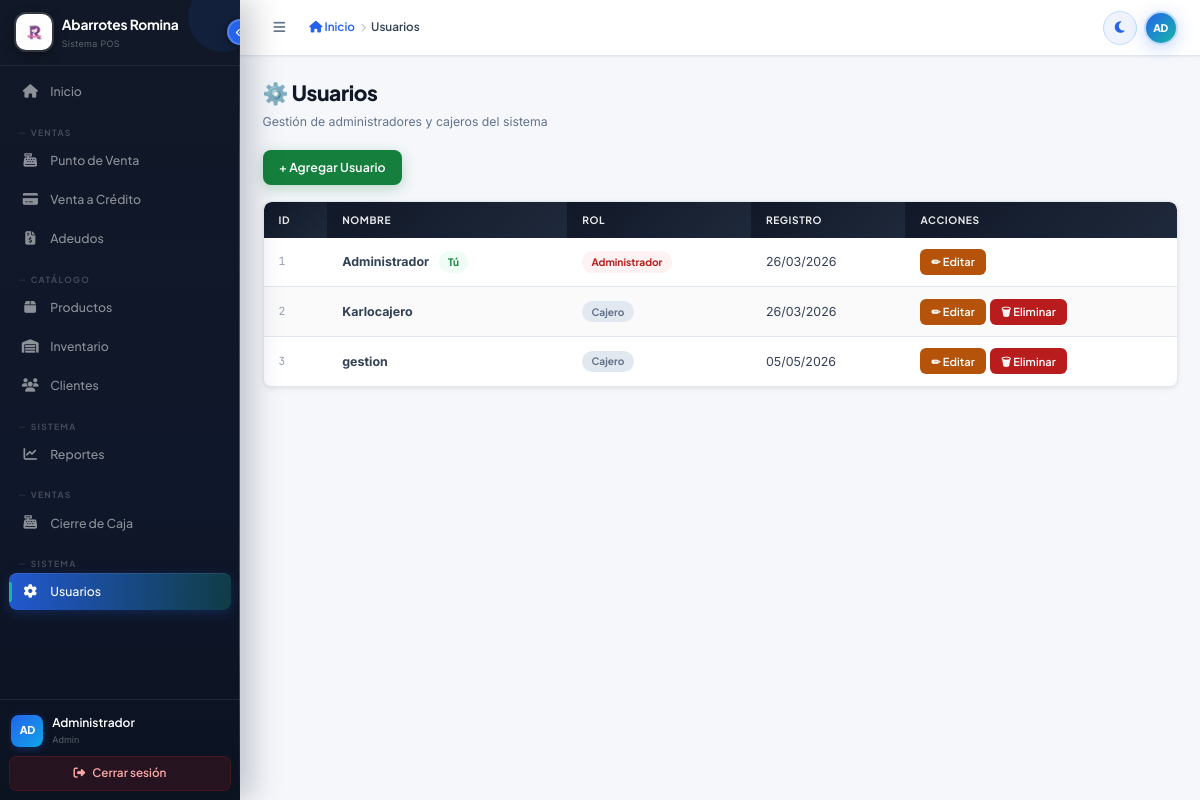
/usuarios/listar.php (signed in), run on the app's committed database.
### tables this page shows
CREATE TABLE `usuarios` (
  `id_usuario` int(11) NOT NULL AUTO_INCREMENT,
  `nombre` varchar(100) NOT NULL,
  `contrasena` varchar(255) NOT NULL,
  `rol` enum('admin','cajero') NOT NULL DEFAULT 'cajero',
  `fecha_creacion` timestamp NOT NULL DEFAULT current_timestamp(),
  PRIMARY KEY (`id_usuario`)
);

### usuarios/listar.php (the view, shortened to what this page needs)
<?php
require_once '../includes/config.php';
$sql="SELECT id_usuario,nombre,rol,fecha_creacion FROM usuarios ORDER BY id_usuario";
$resultado=$conn->query($sql);
?>
<div class="page-head">
  <div class="page-title">⚙️ Usuarios</div>
  <div class="page-subtitle">Gestión de administradores y cajeros del sistema</div>
</div>
<div style="margin-bottom:1.1rem">
  <a href="agregar.php" class="btn btn-verde">+ Agregar Usuario</a>
</div>
<div class="card">
  <div class="tabla-wrap">
    <table class="tabla">
      <thead>
        <tr><th>ID</th><th>Nombre</th><th>Rol</th><th>Registro</th><th>Acciones</th></tr>
      </thead>
      <tbody>
        <?php if($resultado->num_rows===0): ?>
          <tr><td colspan="5"><div class="empty-state"><div class="ei">👥</div><p>Sin usuarios registrados.</p></div></td></tr>
        <?php else: ?>
          <?php while($u=$resultado->fetch_assoc()): ?>
          <tr>
            <td class="num" style="color:var(--gris-400);font-size:.75rem"><?=$u['id_usuario']?></td>
            <td><strong><?=e($u['nombre'])?></strong>
              <?php if($u['id_usuario']==$_SESSION['usuario_id']): ?>
                <span class="badge badge-verde" style="margin-left:.4rem">Tú</span>
              <?php endif ?>
            </td>
            <td>
              <?php if($u['rol']==='admin'): ?>
                <span class="badge badge-rojo">Administrador</span>
              <?php else: ?>
                <span class="badge badge-gris">Cajero</span>
              <?php endif ?>
            </td>
            <td><?=date('d/m/Y',strtotime($u['fecha_creacion']))?></td>
            <td>
              <div style="display:flex;gap:.3rem;flex-wrap:wrap">
                <a href="editar.php?id=<?=$u['id_usuario']?>" class="btn btn-sm btn-naranja">✏ Editar</a>
                <?php if($u['id_usuario']!=$_SESSION['usuario_id']): ?>
                  <a href="eliminar.php?id=<?=$u['id_usuario']?>"
                     class="btn btn-sm btn-rojo"
                     onclick="return confirm('¿Eliminar a <?=e($u['nombre'])?>?')">🗑 Eliminar</a>
                <?php endif ?>
              </div>
            </td>
          </tr>
          <?php endwhile ?>
        <?php endif ?>
      </tbody>
    </table>
  </div>
</div>

### data on the page
usuarios: id_usuario "1", nombre "Administrador", shows "Tú", rol "Administrador", fecha_creacion "26/03/2026"
usuarios: id_usuario "2", nombre "Karlocajero", rol "Cajero", fecha_creacion "26/03/2026"
usuarios: id_usuario "3", nombre "gestion", rol "Cajero", fecha_creacion "05/05/2026"

### other printed values
$item['label'] "Inicio"
$glabel "VENTAS"
$item['label'] "Punto de Venta"
$item['label'] "Venta a Crédito"
$item['label'] "Adeudos"
$glabel "CATÁLOGO"
$item['label'] "Productos"
$item['label'] "Inventario"
$item['label'] "Clientes"
$glabel "SISTEMA"
$item['label'] "Reportes"
$item['label'] "Cierre de Caja"
$item['label'] "Usuarios"
$ini "AD"
$user "Administrador"
